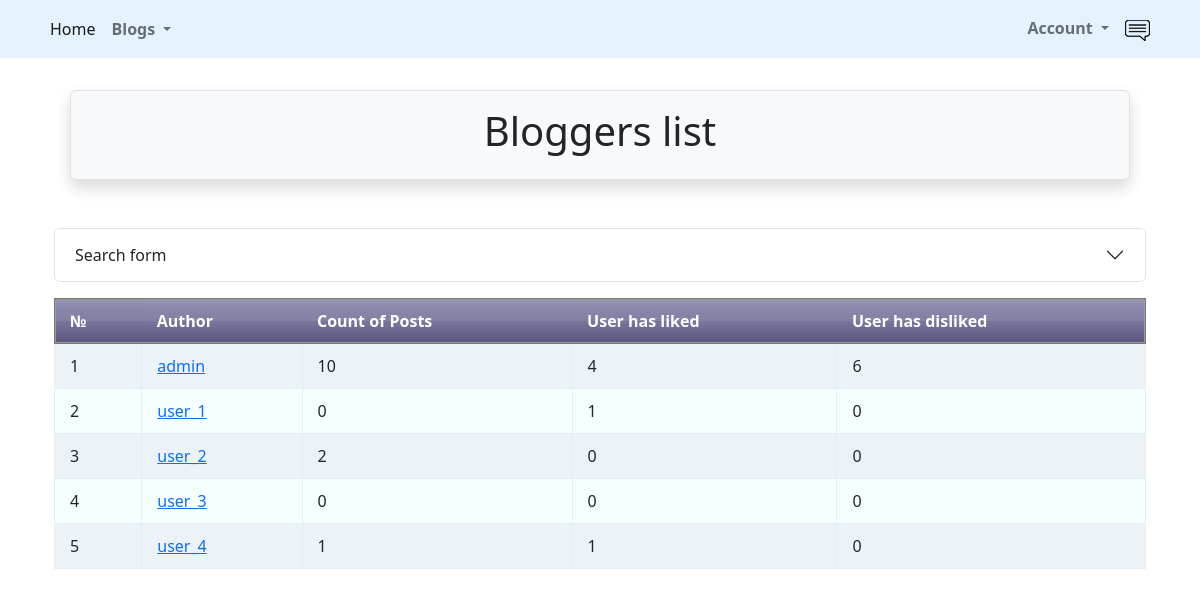
Page /posts/bloggers/ (signed in) on the earlier database version.
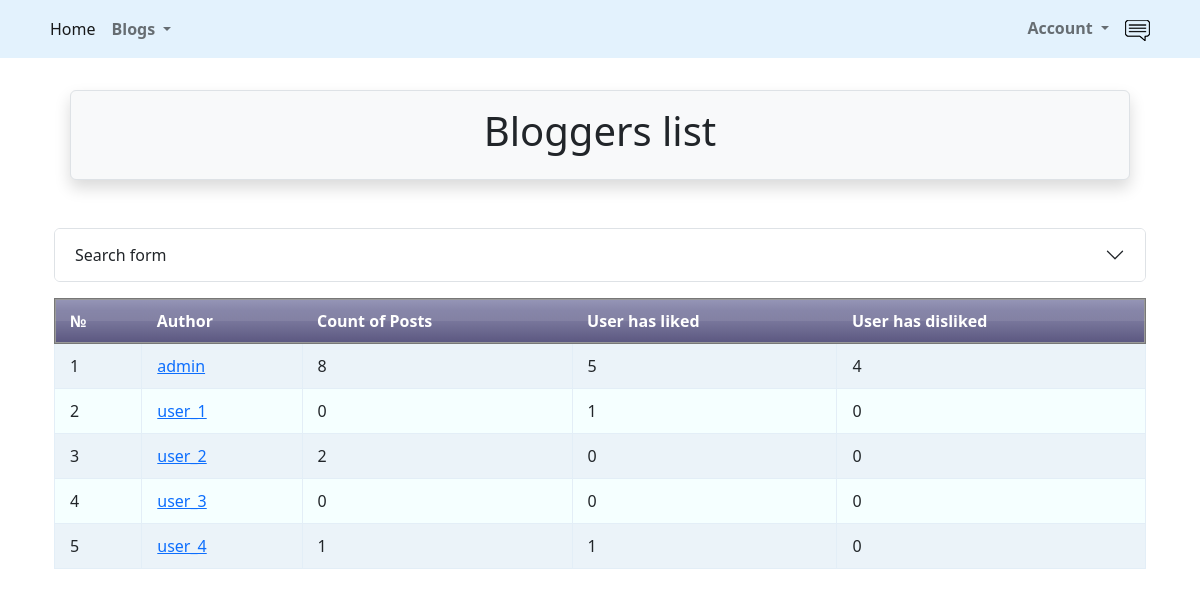
Same page on the later database version.
### src/accounts/models.py (models this page shows, shortened)
class User(AbstractUser):
    is_activated = models.BooleanField(default=True, db_index=True)
    avatar = models.ImageField(upload_to=avatar_place, default='profile/default.png')
    birthday = models.DateField(null=True, blank=True)
    city = models.CharField(max_length=50, null=True, blank=True)
    class Meta(AbstractUser.Meta):
        db_table = 'user'

### src/post/views.py (the view)
# urls.py: path('bloggers/', ListOfBloggers.as_view(), name='blogger_list'),
class ListOfBloggers(ListView):
    model = User
    template_name = 'bloggers/bloggers_list.html'
    def get_filter(self):
        users = User.objects.all()
        filter_form = BloggersFilterSet(data=self.request.GET, queryset=users)
        return filter_form
    def get_queryset(self):
        return self.get_filter().qs
    def get_context_data(self, *, object_list=None, **kwargs):
        context = super().get_context_data(**kwargs)
        context['form'] = self.get_filter().form
        return context

### src/post/templates/bloggers/bloggers_list.html (shortened to what this page needs)
{% extends 'base.html' %}
{% load static %}
{% load crispy_forms_filters %}
{% block header %}
    Bloggers list
{% endblock %}
{% block content %}
    <link rel="stylesheet" type="text/css" href="{% static 'css/lists.css' %}">
<div class="row mb-3">
        <div class="accordion" id="accordionExample">
          <div class="accordion-item">
            <h2 class="accordion-header" id="headingOne">
              <button class="accordion-button collapsed" type="button" data-bs-toggle="collapse" data-bs-target="#collapseOne" aria-expanded="true" aria-controls="collapseOne">
                Search form
              </button>
            </h2>
          </div>
        </div>
    </div>
    {% if object_list %}
        <table class="table table_blur">
            <thead class="thead-dark">
                <tr>
                    <th>№</th>
                    <th>Author</th>
                    <th>Count of Posts</th>
                    <th>User has liked</th>
                    <th>User has disliked</th>
                </tr>
            </thead>
            <tbody>
            {% for post in object_list %}
                <tr>
                    <td>{{ forloop.counter }}</td>
                <td>{% if user.is_authenticated %} <a href="{% url 'posts:blogger_detail' post.id %}">
                    {{ post.username }}</a>
                    {% else %} {{ post.username }}
                        {% endif %}</td>
                    <td>{{ post.posts_set.count }}</td>
                    <td>{{ post.likes.count }}</td>
                    <td>{{ post.dislikes.count }}</td>
            {% endfor %}
            </tbody>
        </table>
    {% else %}
        <p>There are no posts yet!</p>
    {% endif %}
{% endblock %}

Differences in the rows shown:
changed User "admin": posts_set.count "10" → "8"; likes.count "4" → "5"; dislikes.count "6" → "4"
